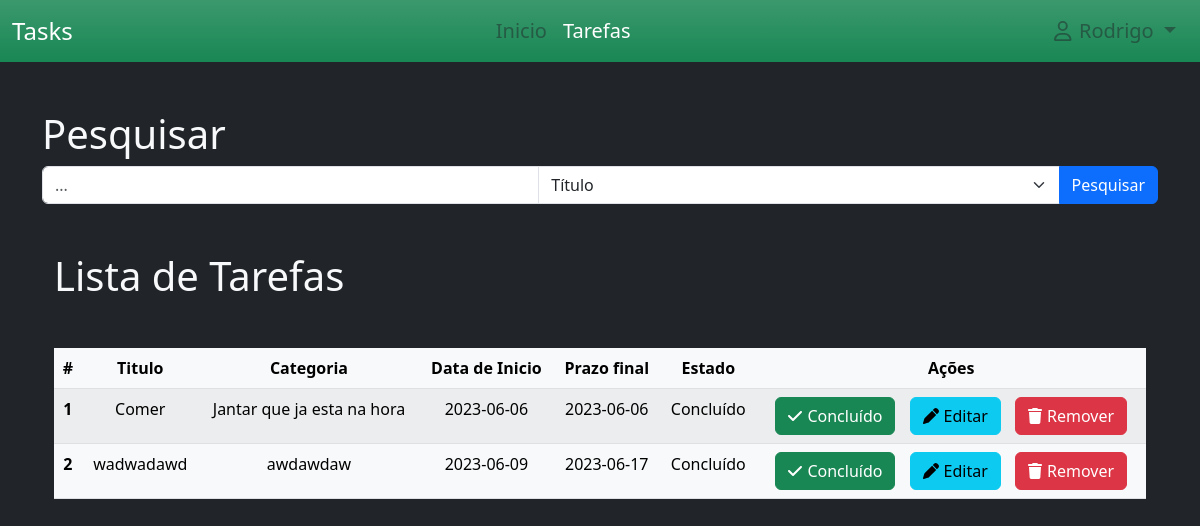
The app's page /tasks (signed in), older data.
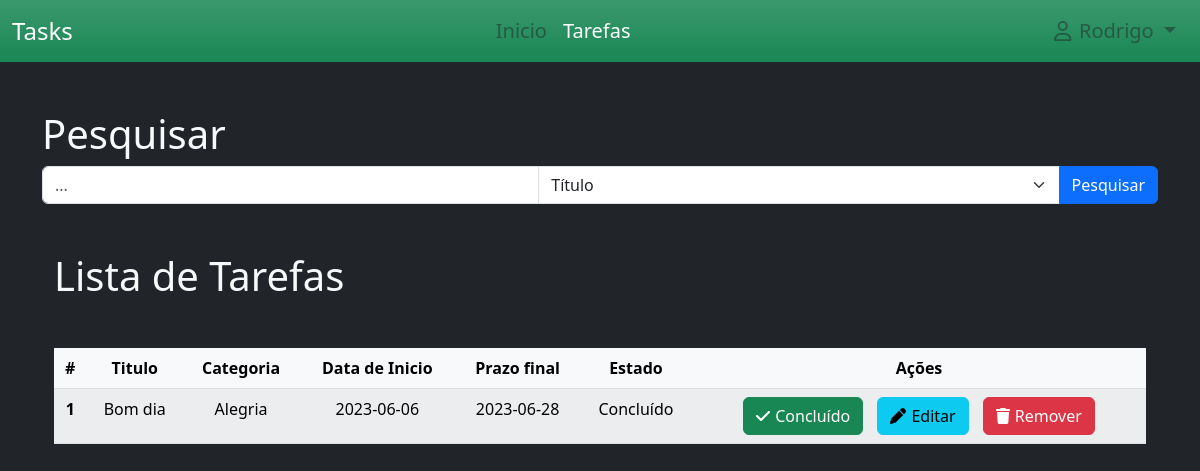
The same page, newer data.
### project/models.py (models this page shows)
class User(db.Model, UserMixin):
    id = db.Column(db.Integer(), primary_key=True)
    username = db.Column(db.String(30), nullable=False, unique=True)
    email_address = db.Column(db.String(50),nullable=False, unique=True)
    password_hash = db.Column(db.String(60),nullable=False)

class Task(db.Model):
    date_time = datetime.now()
    id = db.Column(db.Integer(), primary_key=True)
    title=db.Column(db.String(200),nullable=False)
    desc = db.Column(db.String(100), nullable=False)
    category = db.Column(db.String(100), nullable = False)
    state = db.Column(db.Boolean(), default=False)
    date_start = db.Column(db.String(), default=date_time.strftime("%Y-%m-%d"))
    date_end = db.Column(db.String())
    id_user = db.Column(db.Integer(), db.ForeignKey('user.id'), nullable=True)

### project/routes.py (the view)
@app.route("/tasks")
def tasks():
    tasks = Task.query.filter_by(id_user = current_user.id).all()
    return render_template('tarefas.html', tasks=tasks)

### project/models.py (called while the page is built)
@login_manager.user_loader
def load_user(user_id):
    return User.query.get(int(user_id))

### project/templates/tarefas.html (shortened to what this page needs)
{% extends './layout/base.html' %}
{% block navbar %}
{% include 'includes/navbar.html' %}
{% endblock %}
{% block content %}
<div class="container mt-5">
    <h1 class="text-light">Pesquisar</h1>
    <div class="input-group mb-3">
        <input id="searchInput" type="text" class="form-control" placeholder="...">
        <select id="searchField" class="form-select">
            <option value="title">Título</option>
        </select>
        <button id="searchButton" class="btn btn-primary">Pesquisar</button>
    </div>
        <div class="container mt-5">
            <h1 class="text-light">Lista de Tarefas</h1>
            <table class="table table-light table-striped mt-5 text-center">
                <thead class="table-light">
                  <tr>
                    <th scope="col">#</th>
                    <th scope="col">Titulo</th>
                    <th scope="col">Categoria</th>
                    <th scope="col">Data de Inicio</th>
                    <th scope="col">Prazo final</th>
                    <th scope="col">Estado</th>
                    <th scope="col">Ações</th>
                  </tr>
                </thead>
                <tbody>
                    {% for task in tasks %}
                        <tr>
                            <th scope="row">{{ loop.index }}</th>
                            <td>{{ task.title }}</td>
                            <td>{{ task.category }}</td>
                            <td>{{ task.date_start }}</td>
                            <td>{{ task.date_end }}</td>
                            <td>
                                {% if task.state %}
                                    Concluído
                                {% else %}
                                    Pendente
                                {% endif %}
                            </td>
                            <td  style="right: 0%;">
                                <a href="{{ url_for('task_done', task_id=task.id) }}" class="flex btn btn-success" style="margin-right: 10px;">
                                    <i class="fa-solid fa-check" style="margin-right: 5px;"></i>Concluído
                                </a>
                                <a href="{{ url_for('update_task', task_id=task.id) }}" class="flex btn btn-info" style="margin-right: 10px;">
                                    <i class="fa-solid fa-pen" style="margin-right: 5px;"></i>Editar
                                </a>
                                <a class="flex btn btn-danger" data-bs-toggle="modal" data-bs-target="#staticBackdrop_{{ task.id }}">
                                    <i class="fa-solid fa-trash" style="margin-right: 5px;"></i>Remover
                                </a>
                            </td>
                        </tr>
                    {% endfor %}
                </tbody>
              </table>
        </div>
</div>
{% endblock %}

### project/templates/layout/base.html (shortened to what this page needs)
<!DOCTYPE html>
<html lang="pt">
<head>
    <link rel="stylesheet" href="{{ url_for('static', filename='bootstrap-5.3.0-alpha3-dist/css/bootstrap.css') }}">
    <link rel="stylesheet" href="{{ url_for('static', filename='fontawesome/all.css') }}">
</head>
<body class="bg-dark" onload="onLoad()">
    {% block navbar %}
    {% endblock %}
    {% block content %}
    {% endblock %}
</body>
</html>

### project/templates/includes/navbar.html (shortened to what this page needs)
{% block navbar %}
<nav class="navbar navbar-expand-lg bg-success bg-gradient" style="top: 0% ;">
    <div class="container-fluid">
        <a class="navbar-brand text-white fs-4">Tasks</a>
        <div class="collapse navbar-collapse justify-content-center w-100" id="navbarNavDropdown">
            <ul class="navbar-nav">
                <li class="nav-item">
                    <a id="idNavInicio" class="nav-link text-body-tertiary fs-5" aria-current="page" href="{{ url_for('index') }}">Inicio</a>
                </li>
                <li class="nav-item">
                    <a id="idNavTarefas" class="nav-link text-body-tertiary fs-5" href="{{ url_for('tasks') }}">Tarefas</a>
                </li>
            </ul>
        </div>
        <div class="collapse navbar-collapse justify-content-end">
            <ul class="navbar-nav d-flex flex-row me-1">
                <li class="nav-item dropdown">
                    <a class="nav-link dropdown-toggle text-body-tertiary fs-5" href="#" role="button" data-bs-toggle="dropdown"aria-expanded="false">
                        <i class="fa-regular fa-user mx-2"></i>{{ current_user.username }}
                    </a>
                </li>
            </ul>
        </div>
    </div>
</nav>
{% endblock %}

Row changes from the older to the newer data that the page shows:
removed Task: title "wadwadawd", category "awdawdaw", date_start "2023-06-09", date_end "2023-06-17", state "Concluído"
changed Task: title "Comer" → "Bom dia"; category "Jantar que ja esta na hora" → "Alegria"; date_end "2023-06-06" → "2023-06-28"
